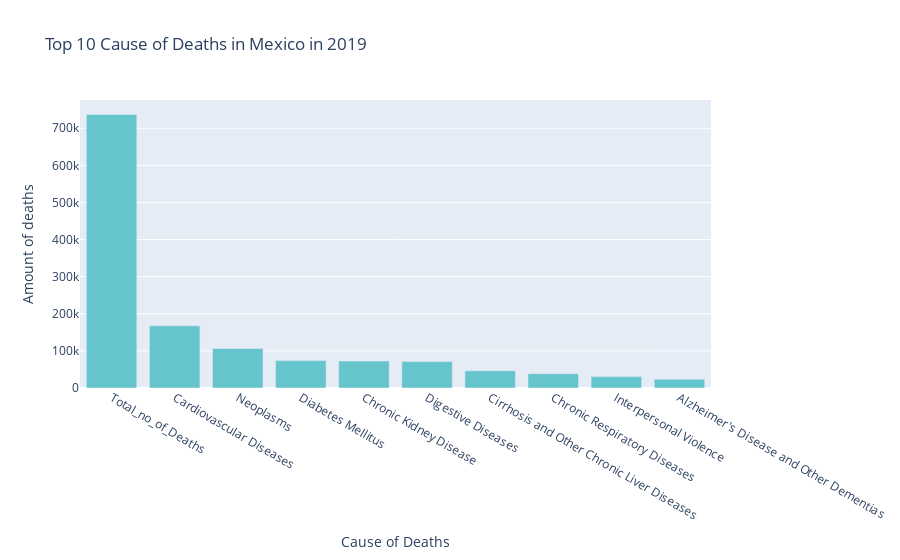
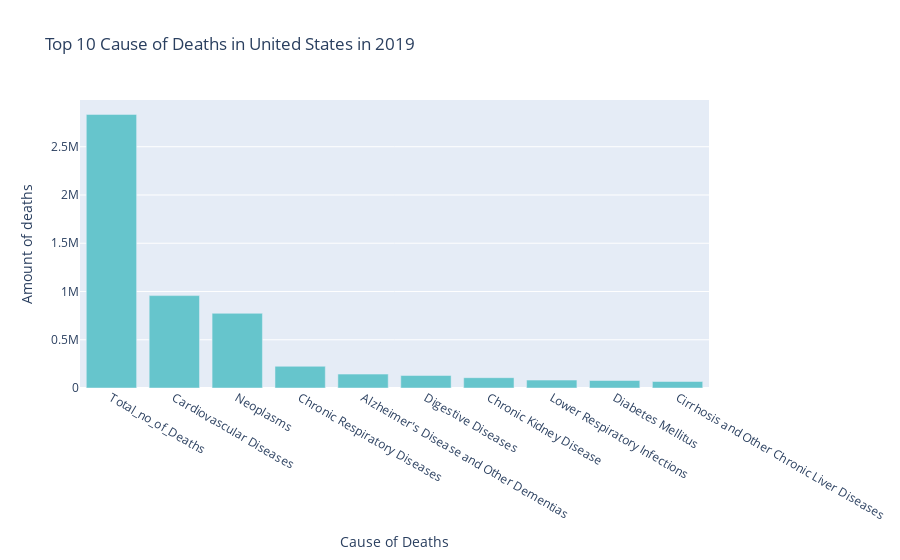
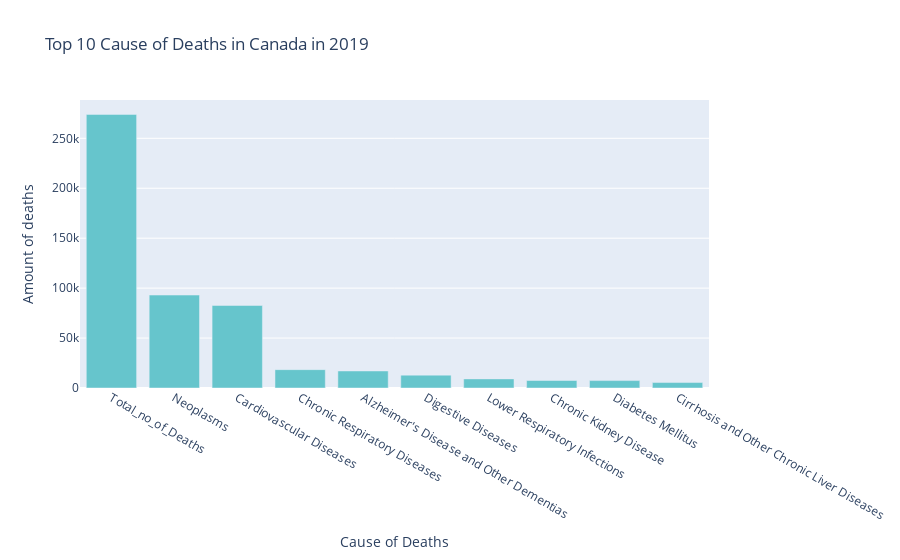
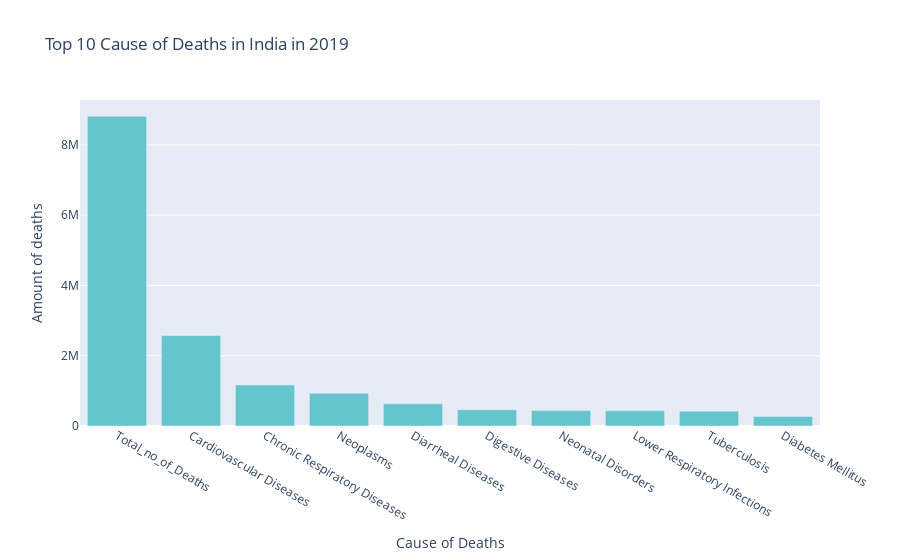

The code cell stored with these charts, in order, in its notebook:
### Code cell
top_10_illnesses_year('Mexico', 2019)
top_10_illnesses_year('United States', 2019)
top_10_illnesses_year('Canada', 2019)
top_10_illnesses_year('India', 2019)
top_10_illnesses_year('China', 2019)
top_10_illnesses_year('United Kingdom', 2019)

### Figure 1 — Plotly figure (JSON) as saved in the notebook; plotly's stock layout.template omitted (floating-point values rounded to 4 significant figures)
{"data": [{"alignmentgroup": "True", "hovertemplate": "variable=0<br>Cause of Deaths=%{x}<br>Amount of deaths=%{y}<extra></extra>", "legendgroup": "0", "marker": {"color": "rgb(102, 197, 204)", "pattern": {"shape": ""}}, "name": "0", "offsetgroup": "0", "orientation": "v", "showlegend": true, "textposition": "auto", "type": "bar", "x": ["Total_no_of_Deaths", "Cardiovascular Diseases", "Neoplasms", "Diabetes Mellitus", "Chronic Kidney Disease", "Digestive Diseases", "Cirrhosis and Other Chronic Liver Diseases", "Chronic Respiratory Diseases", "Interpersonal Violence", "Alzheimer's Disease and Other Dementias"], "xaxis": "x", "y": [737402, 167535, 106421, 73838, 72539, 71124, 46328, 38524, 30673, 23657], "yaxis": "y"}], "layout": {"barmode": "relative", "legend": {"title": {"text": "variable"}, "tracegroupgap": 0}, "showlegend": false, "title": {"text": "Top 10 Cause of Deaths in Mexico in 2019"}, "xaxis": {"anchor": "y", "domain": [0, 1], "title": {"text": "Cause of Deaths"}}, "yaxis": {"anchor": "x", "domain": [0, 1], "title": {"text": "Amount of deaths"}}}}

### Figure 2 — Plotly figure (JSON) as saved in the notebook; plotly's stock layout.template omitted (floating-point values rounded to 4 significant figures)
{"data": [{"alignmentgroup": "True", "hovertemplate": "variable=0<br>Cause of Deaths=%{x}<br>Amount of deaths=%{y}<extra></extra>", "legendgroup": "0", "marker": {"color": "rgb(102, 197, 204)", "pattern": {"shape": ""}}, "name": "0", "offsetgroup": "0", "orientation": "v", "showlegend": true, "textposition": "auto", "type": "bar", "x": ["Total_no_of_Deaths", "Cardiovascular Diseases", "Neoplasms", "Chronic Respiratory Diseases", "Alzheimer's Disease and Other Dementias", "Digestive Diseases", "Chronic Kidney Disease", "Lower Respiratory Infections", "Diabetes Mellitus", "Cirrhosis and Other Chronic Liver Diseases"], "xaxis": "x", "y": [2834964, 957455, 773895, 224988, 143919, 129343, 106954, 81921, 77719, 67286], "yaxis": "y"}], "layout": {"barmode": "relative", "legend": {"title": {"text": "variable"}, "tracegroupgap": 0}, "showlegend": false, "title": {"text": "Top 10 Cause of Deaths in United States in 2019"}, "xaxis": {"anchor": "y", "domain": [0, 1], "title": {"text": "Cause of Deaths"}}, "yaxis": {"anchor": "x", "domain": [0, 1], "title": {"text": "Amount of deaths"}}}}

### Figure 3 — Plotly figure (JSON) as saved in the notebook; plotly's stock layout.template omitted (floating-point values rounded to 4 significant figures)
{"data": [{"alignmentgroup": "True", "hovertemplate": "variable=0<br>Cause of Deaths=%{x}<br>Amount of deaths=%{y}<extra></extra>", "legendgroup": "0", "marker": {"color": "rgb(102, 197, 204)", "pattern": {"shape": ""}}, "name": "0", "offsetgroup": "0", "orientation": "v", "showlegend": true, "textposition": "auto", "type": "bar", "x": ["Total_no_of_Deaths", "Neoplasms", "Cardiovascular Diseases", "Chronic Respiratory Diseases", "Alzheimer's Disease and Other Dementias", "Digestive Diseases", "Lower Respiratory Infections", "Chronic Kidney Disease", "Diabetes Mellitus", "Cirrhosis and Other Chronic Liver Diseases"], "xaxis": "x", "y": [273947, 93072, 82644, 18385, 17052, 12872, 9125, 7501, 7420, 5442], "yaxis": "y"}], "layout": {"barmode": "relative", "legend": {"title": {"text": "variable"}, "tracegroupgap": 0}, "showlegend": false, "title": {"text": "Top 10 Cause of Deaths in Canada in 2019"}, "xaxis": {"anchor": "y", "domain": [0, 1], "title": {"text": "Cause of Deaths"}}, "yaxis": {"anchor": "x", "domain": [0, 1], "title": {"text": "Amount of deaths"}}}}

### Figure 4 — Plotly figure (JSON) as saved in the notebook; plotly's stock layout.template omitted (floating-point values rounded to 4 significant figures)
{"data": [{"alignmentgroup": "True", "hovertemplate": "variable=0<br>Cause of Deaths=%{x}<br>Amount of deaths=%{y}<extra></extra>", "legendgroup": "0", "marker": {"color": "rgb(102, 197, 204)", "pattern": {"shape": ""}}, "name": "0", "offsetgroup": "0", "orientation": "v", "showlegend": true, "textposition": "auto", "type": "bar", "x": ["Total_no_of_Deaths", "Cardiovascular Diseases", "Chronic Respiratory Diseases", "Neoplasms", "Diarrheal Diseases", "Digestive Diseases", "Neonatal Disorders", "Lower Respiratory Infections", "Tuberculosis", "Diabetes Mellitus"], "xaxis": "x", "y": [8812747, 2574410, 1168381, 932587, 632345, 464914, 438004, 433661, 422634, 273089], "yaxis": "y"}], "layout": {"barmode": "relative", "legend": {"title": {"text": "variable"}, "tracegroupgap": 0}, "showlegend": false, "title": {"text": "Top 10 Cause of Deaths in India in 2019"}, "xaxis": {"anchor": "y", "domain": [0, 1], "title": {"text": "Cause of Deaths"}}, "yaxis": {"anchor": "x", "domain": [0, 1], "title": {"text": "Amount of deaths"}}}}
